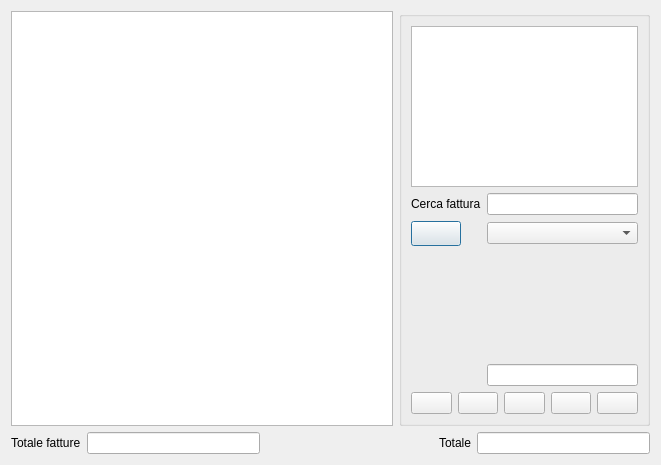
<?xml version="1.0" encoding="UTF-8"?>
<ui version="4.0">
 <class>fatt_acq</class>
 <widget class="QDialog" name="fatt_acq">
  <property name="geometry">
   <rect>
    <x>0</x>
    <y>0</y>
    <width>661</width>
    <height>465</height>
   </rect>
  </property>
  <property name="windowTitle">
   <string>Fatture acquisto</string>
  </property>
  <property name="windowIcon">
   <iconset>
    <normaloff>:/images/logo.png</normaloff>:/images/logo.png</iconset>
  </property>
  <layout class="QGridLayout" name="gridLayout_4">
   <item row="0" column="0">
    <widget class="QTableView" name="tab_view">
     <attribute name="verticalHeaderDefaultSectionSize">
      <number>15</number>
     </attribute>
    </widget>
   </item>
   <item row="1" column="0" colspan="2">
    <layout class="QGridLayout" name="gridLayout_3">
     <item row="0" column="0">
      <widget class="QLabel" name="label">
       <property name="text">
        <string>Totale fatture</string>
       </property>
      </widget>
     </item>
     <item row="0" column="1">
      <widget class="QLineEdit" name="tot_fatt">
       <property name="readOnly">
        <bool>true</bool>
       </property>
      </widget>
     </item>
     <item row="0" column="2">
      <spacer name="horizontalSpacer_5">
       <property name="orientation">
        <enum>Qt::Horizontal</enum>
       </property>
       <property name="sizeHint" stdset="0">
        <size>
         <width>169</width>
         <height>20</height>
        </size>
       </property>
      </spacer>
     </item>
     <item row="0" column="3">
      <widget class="QLabel" name="label_2">
       <property name="text">
        <string>Totale</string>
       </property>
      </widget>
     </item>
     <item row="0" column="4">
      <widget class="QLineEdit" name="tot_eur">
       <property name="readOnly">
        <bool>true</bool>
       </property>
      </widget>
     </item>
    </layout>
   </item>
   <item row="0" column="1">
    <widget class="QGroupBox" name="groupBox">
     <property name="minimumSize">
      <size>
       <width>251</width>
       <height>0</height>
      </size>
     </property>
     <property name="maximumSize">
      <size>
       <width>251</width>
       <height>16777215</height>
      </size>
     </property>
     <property name="sizeIncrement">
      <size>
       <width>251</width>
       <height>0</height>
      </size>
     </property>
     <property name="baseSize">
      <size>
       <width>251</width>
       <height>0</height>
      </size>
     </property>
     <property name="title">
      <string/>
     </property>
     <layout class="QGridLayout" name="gridLayout_2">
      <item row="0" column="0" colspan="2">
       <widget class="QTextEdit" name="textEdit"/>
      </item>
      <item row="2" column="0">
       <widget class="QPushButton" name="find_cer">
        <property name="minimumSize">
         <size>
          <width>50</width>
          <height>25</height>
         </size>
        </property>
        <property name="maximumSize">
         <size>
          <width>50</width>
          <height>25</height>
         </size>
        </property>
        <property name="sizeIncrement">
         <size>
          <width>50</width>
          <height>25</height>
         </size>
        </property>
        <property name="baseSize">
         <size>
          <width>50</width>
          <height>25</height>
         </size>
        </property>
        <property name="text">
         <string/>
        </property>
        <property name="icon">
         <iconset resource="../biblio.qrc">
          <normaloff>:/images/edit-find.png</normaloff>:/images/edit-find.png</iconset>
        </property>
       </widget>
      </item>
      <item row="1" column="0">
       <widget class="QLabel" name="label_3">
        <property name="text">
         <string>Cerca fattura</string>
        </property>
       </widget>
      </item>
      <item row="2" column="1">
       <widget class="QComboBox" name="cerca_txt">
        <property name="editable">
         <bool>false</bool>
        </property>
       </widget>
      </item>
      <item row="6" column="0" colspan="2">
       <layout class="QGridLayout" name="gridLayout">
        <item row="0" column="0">
         <widget class="QPushButton" name="Aggiungi">
          <property name="text">
           <string/>
          </property>
          <property name="icon">
           <iconset resource="../biblio.qrc">
            <normaloff>:/images/dialog-ok-apply.png</normaloff>:/images/dialog-ok-apply.png</iconset>
          </property>
          <property name="iconSize">
           <size>
            <width>16</width>
            <height>16</height>
           </size>
          </property>
         </widget>
        </item>
        <item row="0" column="1">
         <widget class="QPushButton" name="modifica">
          <property name="text">
           <string/>
          </property>
          <property name="icon">
           <iconset resource="../biblio.qrc">
            <normaloff>:/images/document-edit.png</normaloff>:/images/document-edit.png</iconset>
          </property>
         </widget>
        </item>
        <item row="0" column="2">
         <widget class="QPushButton" name="elimina">
          <property name="text">
           <string/>
          </property>
          <property name="icon">
           <iconset resource="../biblio.qrc">
            <normaloff>:/images/edit-delete.png</normaloff>:/images/edit-delete.png</iconset>
          </property>
          <property name="iconSize">
           <size>
            <width>16</width>
            <height>16</height>
           </size>
          </property>
          <property name="checkable">
           <bool>false</bool>
          </property>
         </widget>
        </item>
        <item row="0" column="3">
         <widget class="QPushButton" name="stampa">
          <property name="text">
           <string/>
          </property>
          <property name="icon">
           <iconset resource="../biblio.qrc">
            <normaloff>:/images/document-print.png</normaloff>:/images/document-print.png</iconset>
          </property>
          <property name="iconSize">
           <size>
            <width>16</width>
            <height>16</height>
           </size>
          </property>
         </widget>
        </item>
        <item row="0" column="4">
         <widget class="QPushButton" name="esci">
          <property name="text">
           <string/>
          </property>
          <property name="icon">
           <iconset resource="../../initdb/images.qrc">
            <normaloff>:/images/dialog-close.png</normaloff>:/images/dialog-close.png</iconset>
          </property>
          <property name="iconSize">
           <size>
            <width>16</width>
            <height>16</height>
           </size>
          </property>
         </widget>
        </item>
       </layout>
      </item>
      <item row="1" column="1">
       <widget class="QLineEdit" name="cerca1"/>
      </item>
      <item row="3" column="0" colspan="2">
       <spacer name="verticalSpacer">
        <property name="orientation">
         <enum>Qt::Vertical</enum>
        </property>
        <property name="sizeHint" stdset="0">
         <size>
          <width>20</width>
          <height>142</height>
         </size>
        </property>
       </spacer>
      </item>
      <item row="5" column="1">
       <widget class="QLineEdit" name="id"/>
      </item>
     </layout>
    </widget>
   </item>
  </layout>
 </widget>
 <tabstops>
  <tabstop>Aggiungi</tabstop>
  <tabstop>modifica</tabstop>
  <tabstop>elimina</tabstop>
  <tabstop>stampa</tabstop>
  <tabstop>esci</tabstop>
  <tabstop>id</tabstop>
  <tabstop>cerca1</tabstop>
  <tabstop>find_cer</tabstop>
  <tabstop>cerca_txt</tabstop>
  <tabstop>tab_view</tabstop>
  <tabstop>textEdit</tabstop>
  <tabstop>tot_fatt</tabstop>
  <tabstop>tot_eur</tabstop>
 </tabstops>
 <resources>
  <include location="../../initdb/images.qrc"/>
  <include location="../biblio.qrc"/>
 </resources>
 <connections/>
</ui>
